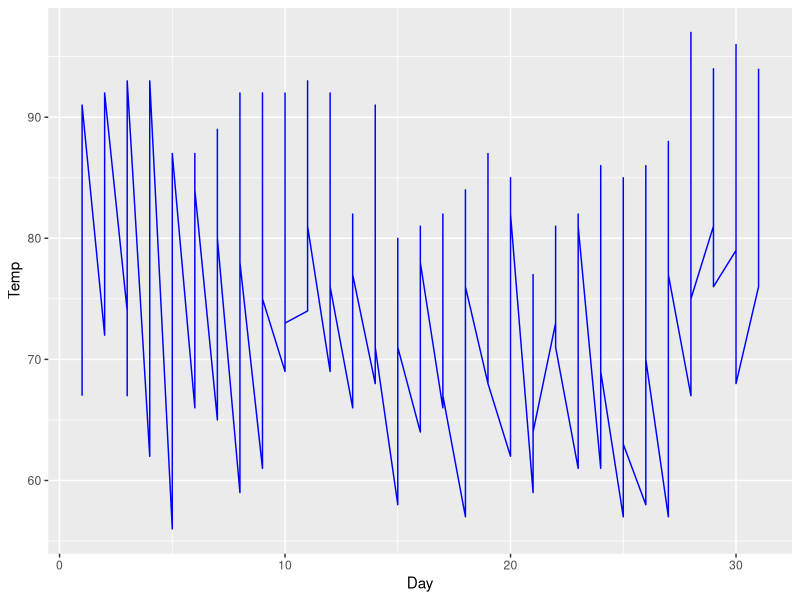

The R source for this figure:
## ---- chunk 1
knitr::opts_chunk$set(echo = TRUE)
## ---- chunk 2
library(ggplot2)
data("airquality")
ggplot(data = airquality)+geom_line(mapping = aes(x= Day, y=Temp), color="blue")


